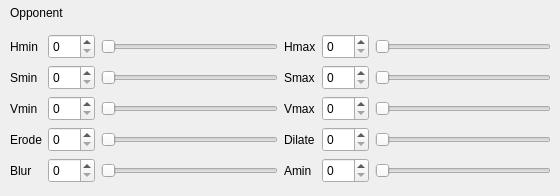
        <widget class="QWidget" name="pageVisionHSVCalibrationOpponent">
         <widget class="QWidget" name="layoutWidget_11">
          <property name="geometry">
           <rect>
            <x>10</x>
            <y>30</y>
            <width>541</width>
            <height>157</height>
           </rect>
          </property>
          <layout class="QGridLayout" name="gridLayoutVisionHSVCalibrationOpponent">
           <item row="0" column="0">
            <layout class="QGridLayout" name="gridLayoutVisionHSVCalibrationOpponent_2">
             <item row="0" column="0">
              <widget class="QLabel" name="labelVisionHSVCalibrationOpponentHmin">
               <property name="minimumSize">
                <size>
                 <width>0</width>
                 <height>25</height>
                </size>
               </property>
               <property name="maximumSize">
                <size>
                 <width>16777215</width>
                 <height>25</height>
                </size>
               </property>
               <property name="text">
                <string>Hmin</string>
               </property>
              </widget>
             </item>
             <item row="0" column="1">
              <widget class="QSpinBox" name="spinBoxVisionHSVCalibrationOpponentHmin">
               <property name="minimumSize">
                <size>
                 <width>0</width>
                 <height>25</height>
                </size>
               </property>
               <property name="maximumSize">
                <size>
                 <width>16777215</width>
                 <height>25</height>
                </size>
               </property>
               <property name="readOnly">
                <bool>false</bool>
               </property>
               <property name="minimum">
                <number>0</number>
               </property>
               <property name="maximum">
                <number>255</number>
               </property>
               <property name="value">
                <number>0</number>
               </property>
              </widget>
             </item>
             <item row="0" column="2">
              <widget class="QSlider" name="horizontalSliderVisionHSVCalibrationOpponentHmin">
               <property name="minimumSize">
                <size>
                 <width>0</width>
                 <height>25</height>
                </size>
               </property>
               <property name="maximumSize">
                <size>
                 <width>16777215</width>
                 <height>25</height>
                </size>
               </property>
               <property name="minimum">
                <number>0</number>
               </property>
               <property name="maximum">
                <number>255</number>
               </property>
               <property name="tracking">
                <bool>true</bool>
               </property>
               <property name="orientation">
                <enum>Qt::Horizontal</enum>
               </property>
               <property name="invertedAppearance">
                <bool>false</bool>
               </property>
              </widget>
             </item>
             <item row="1" column="0">
              <widget class="QLabel" name="labelVisionHSVCalibrationOpponentSmin">
               <property name="minimumSize">
                <size>
                 <width>0</width>
                 <height>25</height>
                </size>
               </property>
               <property name="maximumSize">
                <size>
                 <width>16777215</width>
                 <height>25</height>
                </size>
               </property>
               <property name="text">
                <string>Smin</string>
               </property>
              </widget>
             </item>
             <item row="1" column="1">
              <widget class="QSpinBox" name="spinBoxVisionHSVCalibrationOpponentSmin">
               <property name="minimumSize">
                <size>
                 <width>0</width>
                 <height>25</height>
                </size>
               </property>
               <property name="maximumSize">
                <size>
                 <width>16777215</width>
                 <height>25</height>
                </size>
               </property>
               <property name="readOnly">
                <bool>false</bool>
               </property>
               <property name="minimum">
                <number>0</number>
               </property>
               <property name="maximum">
                <number>255</number>
               </property>
               <property name="value">
                <number>0</number>
               </property>
              </widget>
             </item>
             <item row="1" column="2">
              <widget class="QSlider" name="horizontalSliderVisionHSVCalibrationOpponentSmin">
               <property name="minimumSize">
                <size>
                 <width>0</width>
                 <height>25</height>
                </size>
               </property>
               <property name="maximumSize">
                <size>
                 <width>16777215</width>
                 <height>25</height>
                </size>
               </property>
               <property name="minimum">
                <number>0</number>
               </property>
               <property name="maximum">
                <number>255</number>
               </property>
               <property name="tracking">
                <bool>true</bool>
               </property>
               <property name="orientation">
                <enum>Qt::Horizontal</enum>
               </property>
               <property name="invertedAppearance">
                <bool>false</bool>
               </property>
              </widget>
             </item>
             <item row="2" column="0">
              <widget class="QLabel" name="labelVisionHSVCalibrationOpponentVmin">
               <property name="minimumSize">
                <size>
                 <width>0</width>
                 <height>25</height>
                </size>
               </property>
               <property name="maximumSize">
                <size>
                 <width>16777215</width>
                 <height>25</height>
                </size>
               </property>
               <property name="text">
                <string>Vmin</string>
               </property>
              </widget>
             </item>
             <item row="2" column="1">
              <widget class="QSpinBox" name="spinBoxVisionHSVCalibrationOpponentVmin">
               <property name="minimumSize">
                <size>
                 <width>0</width>
                 <height>25</height>
                </size>
               </property>
               <property name="maximumSize">
                <size>
                 <width>16777215</width>
                 <height>25</height>
                </size>
               </property>
               <property name="readOnly">
                <bool>false</bool>
               </property>
               <property name="minimum">
                <number>0</number>
               </property>
               <property name="maximum">
                <number>255</number>
               </property>
               <property name="value">
                <number>0</number>
               </property>
              </widget>
             </item>
             <item row="2" column="2">
              <widget class="QSlider" name="horizontalSliderVisionHSVCalibrationOpponentVmin">
               <property name="minimumSize">
                <size>
                 <width>0</width>
                 <height>25</height>
                </size>
               </property>
               <property name="maximumSize">
                <size>
                 <width>16777215</width>
                 <height>25</height>
                </size>
               </property>
               <property name="minimum">
                <number>0</number>
               </property>
               <property name="maximum">
                <number>255</number>
               </property>
               <property name="tracking">
                <bool>true</bool>
               </property>
               <property name="orientation">
                <enum>Qt::Horizontal</enum>
               </property>
               <property name="invertedAppearance">
                <bool>false</bool>
               </property>
              </widget>
             </item>
             <item row="3" column="0">
              <widget class="QLabel" name="labelErode">
               <property name="minimumSize">
                <size>
                 <width>0</width>
                 <height>25</height>
                </size>
               </property>
               <property name="maximumSize">
                <size>
                 <width>16777215</width>
                 <height>25</height>
                </size>
               </property>
               <property name="text">
                <string>Erode</string>
               </property>
              </widget>
             </item>
             <item row="3" column="1">
              <widget class="QSpinBox" name="spinBoxVisionHSVCalibrationOpponentErode">
               <property name="minimumSize">
                <size>
                 <width>0</width>
                 <height>25</height>
                </size>
               </property>
               <property name="maximumSize">
                <size>
                 <width>16777215</width>
                 <height>25</height>
                </size>
               </property>
               <property name="readOnly">
                <bool>false</bool>
               </property>
               <property name="minimum">
                <number>0</number>
               </property>
               <property name="maximum">
                <number>255</number>
               </property>
               <property name="value">
                <number>0</number>
               </property>
              </widget>
             </item>
             <item row="3" column="2">
              <widget class="QSlider" name="horizontalSliderVisionHSVCalibrationOpponentErode">
               <property name="minimumSize">
                <size>
                 <width>0</width>
                 <height>25</height>
                </size>
               </property>
               <property name="maximumSize">
                <size>
                 <width>16777215</width>
                 <height>25</height>
                </size>
               </property>
               <property name="minimum">
                <number>0</number>
               </property>
               <property name="maximum">
                <number>255</number>
               </property>
               <property name="tracking">
                <bool>true</bool>
               </property>
               <property name="orientation">
                <enum>Qt::Horizontal</enum>
               </property>
               <property name="invertedAppearance">
                <bool>false</bool>
               </property>
              </widget>
             </item>
             <item row="4" column="0">
              <widget class="QLabel" name="labelVisionHSVCalibrationOpponentBlur">
               <property name="minimumSize">
                <size>
                 <width>0</width>
                 <height>25</height>
                </size>
               </property>
               <property name="maximumSize">
                <size>
                 <width>16777215</width>
                 <height>25</height>
                </size>
               </property>
               <property name="text">
                <string>Blur</string>
               </property>
              </widget>
             </item>
             <item row="4" column="1">
              <widget class="QSpinBox" name="spinBoxVisionHSVCalibrationOpponentBlur">
               <property name="minimumSize">
                <size>
                 <width>0</width>
                 <height>25</height>
                </size>
               </property>
               <property name="maximumSize">
                <size>
                 <width>16777215</width>
                 <height>25</height>
                </size>
               </property>
               <property name="readOnly">
                <bool>false</bool>
               </property>
               <property name="minimum">
                <number>0</number>
               </property>
               <property name="maximum">
                <number>255</number>
               </property>
               <property name="value">
                <number>0</number>
               </property>
              </widget>
             </item>
             <item row="4" column="2">
              <widget class="QSlider" name="horizontalSliderVisionHSVCalibrationOpponentBlur">
               <property name="minimumSize">
                <size>
                 <width>0</width>
                 <height>25</height>
                </size>
               </property>
               <property name="maximumSize">
                <size>
                 <width>16777215</width>
                 <height>25</height>
                </size>
               </property>
               <property name="minimum">
                <number>0</number>
               </property>
               <property name="maximum">
                <number>255</number>
               </property>
               <property name="tracking">
                <bool>true</bool>
               </property>
               <property name="orientation">
                <enum>Qt::Horizontal</enum>
               </property>
               <property name="invertedAppearance">
                <bool>false</bool>
               </property>
              </widget>
             </item>
            </layout>
           </item>
           <item row="0" column="1">
            <layout class="QGridLayout" name="gridLayoutVisionHSVCalibrationOpponent_3">
             <item row="0" column="0">
              <widget class="QLabel" name="labelVisionHSVCalibrationOpponentHmax">
               <property name="minimumSize">
                <size>
                 <width>0</width>
                 <height>25</height>
                </size>
               </property>
               <property name="maximumSize">
                <size>
                 <width>16777215</width>
                 <height>25</height>
                </size>
               </property>
               <property name="text">
                <string>Hmax</string>
               </property>
              </widget>
             </item>
             <item row="0" column="1">
              <widget class="QSpinBox" name="spinBoxVisionHSVCalibrationOpponentHmax">
               <property name="minimumSize">
                <size>
                 <width>0</width>
                 <height>25</height>
                </size>
               </property>
               <property name="maximumSize">
                <size>
                 <width>16777215</width>
                 <height>25</height>
                </size>
               </property>
               <property name="readOnly">
                <bool>false</bool>
               </property>
               <property name="minimum">
                <number>0</number>
               </property>
               <property name="maximum">
                <number>255</number>
               </property>
               <property name="value">
                <number>0</number>
               </property>
              </widget>
             </item>
             <item row="0" column="2">
              <widget class="QSlider" name="horizontalSliderVisionHSVCalibrationOpponentHmax">
               <property name="minimumSize">
                <size>
                 <width>0</width>
                 <height>25</height>
                </size>
               </property>
               <property name="maximumSize">
                <size>
                 <width>16777215</width>
                 <height>25</height>
                </size>
               </property>
               <property name="minimum">
                <number>0</number>
               </property>
               <property name="maximum">
                <number>255</number>
               </property>
               <property name="tracking">
                <bool>true</bool>
               </property>
               <property name="orientation">
                <enum>Qt::Horizontal</enum>
               </property>
               <property name="invertedAppearance">
                <bool>false</bool>
               </property>
              </widget>
             </item>
             <item row="1" column="0">
              <widget class="QLabel" name="labelVisionHSVCalibrationOpponentSmax">
               <property name="minimumSize">
                <size>
                 <width>0</width>
                 <height>25</height>
                </size>
               </property>
               <property name="maximumSize">
                <size>
                 <width>16777215</width>
                 <height>25</height>
                </size>
               </property>
               <property name="text">
                <string>Smax</string>
               </property>
              </widget>
             </item>
             <item row="1" column="1">
              <widget class="QSpinBox" name="spinBoxVisionHSVCalibrationOpponentSmax">
               <property name="minimumSize">
                <size>
                 <width>0</width>
                 <height>25</height>
                </size>
               </property>
               <property name="maximumSize">
                <size>
                 <width>16777215</width>
                 <height>25</height>
                </size>
               </property>
               <property name="readOnly">
                <bool>false</bool>
               </property>
               <property name="minimum">
                <number>0</number>
               </property>
               <property name="maximum">
                <number>255</number>
               </property>
               <property name="value">
                <number>0</number>
               </property>
              </widget>
             </item>
             <item row="1" column="2">
              <widget class="QSlider" name="horizontalSliderVisionHSVCalibrationOpponentSmax">
               <property name="minimumSize">
                <size>
                 <width>0</width>
                 <height>25</height>
                </size>
               </property>
               <property name="maximumSize">
                <size>
                 <width>16777215</width>
                 <height>25</height>
                </size>
               </property>
               <property name="minimum">
                <number>0</number>
               </property>
               <property name="maximum">
                <number>255</number>
               </property>
               <property name="tracking">
                <bool>true</bool>
               </property>
               <property name="orientation">
                <enum>Qt::Horizontal</enum>
               </property>
               <property name="invertedAppearance">
                <bool>false</bool>
               </property>
              </widget>
             </item>
             <item row="2" column="0">
              <widget class="QLabel" name="labelVisionHSVCalibrationOpponentVmax">
               <property name="minimumSize">
                <size>
                 <width>0</width>
                 <height>25</height>
                </size>
               </property>
               <property name="maximumSize">
                <size>
                 <width>16777215</width>
                 <height>25</height>
                </size>
               </property>
               <property name="text">
                <string>Vmax</string>
               </property>
              </widget>
             </item>
             <item row="2" column="1">
              <widget class="QSpinBox" name="spinBoxVisionHSVCalibrationOpponentVmax">
               <property name="minimumSize">
                <size>
                 <width>0</width>
                 <height>25</height>
                </size>
               </property>
               <property name="maximumSize">
                <size>
                 <width>16777215</width>
                 <height>25</height>
                </size>
               </property>
               <property name="readOnly">
                <bool>false</bool>
               </property>
               <property name="minimum">
                <number>0</number>
               </property>
               <property name="maximum">
                <number>255</number>
               </property>
               <property name="value">
                <number>0</number>
               </property>
              </widget>
             </item>
             <item row="2" column="2">
              <widget class="QSlider" name="horizontalSliderVisionHSVCalibrationOpponentVmax">
               <property name="minimumSize">
                <size>
                 <width>0</width>
                 <height>25</height>
                </size>
               </property>
               <property name="maximumSize">
                <size>
                 <width>16777215</width>
                 <height>25</height>
                </size>
               </property>
               <property name="minimum">
                <number>0</number>
               </property>
               <property name="maximum">
                <number>255</number>
               </property>
               <property name="tracking">
                <bool>true</bool>
               </property>
               <property name="orientation">
                <enum>Qt::Horizontal</enum>
               </property>
               <property name="invertedAppearance">
                <bool>false</bool>
               </property>
              </widget>
             </item>
             <item row="3" column="0">
              <widget class="QLabel" name="labelVisionHSVCalibrationOpponentDilate">
               <property name="minimumSize">
                <size>
                 <width>0</width>
                 <height>25</height>
                </size>
               </property>
               <property name="maximumSize">
                <size>
                 <width>16777215</width>
                 <height>25</height>
                </size>
               </property>
               <property name="text">
                <string>Dilate</string>
               </property>
              </widget>
             </item>
             <item row="3" column="1">
              <widget class="QSpinBox" name="spinBoxVisionHSVCalibrationOpponentDilate">
               <property name="minimumSize">
                <size>
                 <width>0</width>
                 <height>25</height>
                </size>
               </property>
               <property name="maximumSize">
                <size>
                 <width>16777215</width>
                 <height>25</height>
                </size>
               </property>
               <property name="readOnly">
                <bool>false</bool>
               </property>
               <property name="minimum">
                <number>0</number>
               </property>
               <property name="maximum">
                <number>255</number>
               </property>
               <property name="value">
                <number>0</number>
               </property>
              </widget>
             </item>
             <item row="3" column="2">
              <widget class="QSlider" name="horizontalSliderVisionHSVCalibrationOpponentDilate">
               <property name="minimumSize">
                <size>
                 <width>0</width>
                 <height>25</height>
                </size>
               </property>
               <property name="maximumSize">
                <size>
                 <width>16777215</width>
                 <height>25</height>
                </size>
               </property>
               <property name="minimum">
                <number>0</number>
               </property>
               <property name="maximum">
                <number>255</number>
               </property>
               <property name="tracking">
                <bool>true</bool>
               </property>
               <property name="orientation">
                <enum>Qt::Horizontal</enum>
               </property>
               <property name="invertedAppearance">
                <bool>false</bool>
               </property>
              </widget>
             </item>
             <item row="4" column="0">
              <widget class="QLabel" name="labelVisionHSVCalibrationOpponentAmin">
               <property name="minimumSize">
                <size>
                 <width>0</width>
                 <height>25</height>
                </size>
               </property>
               <property name="maximumSize">
                <size>
                 <width>16777215</width>
                 <height>25</height>
                </size>
               </property>
               <property name="text">
                <string>Amin</string>
               </property>
              </widget>
             </item>
             <item row="4" column="1">
              <widget class="QSpinBox" name="spinBoxVisionHSVCalibrationOpponentAmin">
               <property name="minimumSize">
                <size>
                 <width>0</width>
                 <height>25</height>
                </size>
               </property>
               <property name="maximumSize">
                <size>
                 <width>16777215</width>
                 <height>25</height>
                </size>
               </property>
               <property name="readOnly">
                <bool>false</bool>
               </property>
               <property name="minimum">
                <number>0</number>
               </property>
               <property name="maximum">
                <number>255</number>
               </property>
               <property name="value">
                <number>0</number>
               </property>
              </widget>
             </item>
             <item row="4" column="2">
              <widget class="QSlider" name="horizontalSliderVisionHSVCalibrationOpponentAmin">
               <property name="minimumSize">
                <size>
                 <width>0</width>
                 <height>25</height>
                </size>
               </property>
               <property name="maximumSize">
                <size>
                 <width>16777215</width>
                 <height>25</height>
                </size>
               </property>
               <property name="minimum">
                <number>0</number>
               </property>
               <property name="maximum">
                <number>255</number>
               </property>
               <property name="tracking">
                <bool>true</bool>
               </property>
               <property name="orientation">
                <enum>Qt::Horizontal</enum>
               </property>
               <property name="invertedAppearance">
                <bool>false</bool>
               </property>
              </widget>
             </item>
            </layout>
           </item>
          </layout>
         </widget>
         <widget class="QLabel" name="labelVisionHSVCalibrationOpponentOpponent">
          <property name="geometry">
           <rect>
            <x>10</x>
            <y>0</y>
            <width>80</width>
            <height>25</height>
           </rect>
          </property>
          <property name="minimumSize">
           <size>
            <width>80</width>
            <height>25</height>
           </size>
          </property>
          <property name="maximumSize">
           <size>
            <width>50</width>
            <height>25</height>
           </size>
          </property>
          <property name="text">
           <string>Opponent</string>
          </property>
          <property name="alignment">
           <set>Qt::AlignLeading|Qt::AlignLeft|Qt::AlignVCenter</set>
          </property>
         </widget>
        </widget>
